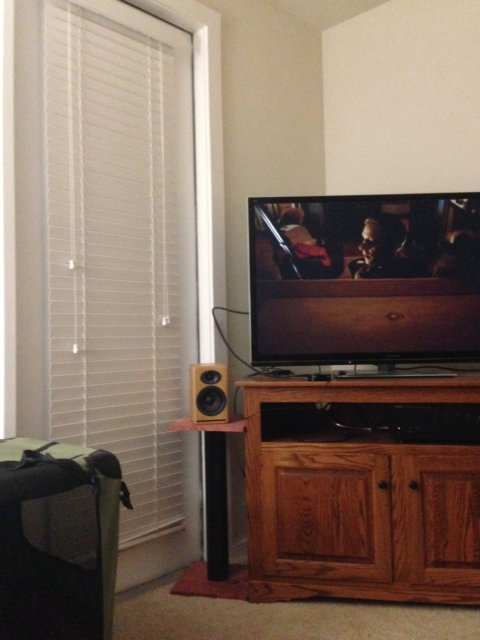
#> input picture data/1.jpg, 480 x 640 px
$ python main.py
#> lines starting #> are read from the running program, lines starting #| are printed output that depends on the picture; after the words box and inside, x2 and y2 are one past the last pixel; in counts of white or black regions, pixels touching at a corner belong together
import cv2
import numpy as np
import math
import os
import glob
import shutil
from argparse import ArgumentParser
import matplotlib.pyplot as plt
from numpy.linalg import norm, svd, inv

def sift(img_path):
    img_colors = cv2.imread(img_path)
    img = img_colors.copy()
    img_grey = cv2.imread(img_path, 0)
    sift = cv2.SIFT_create()
    keypoints, descriptors = sift.detectAndCompute(img_grey, None)
    cv2.drawKeypoints(img_colors, keypoints, img_colors, flags=cv2.DRAW_MATCHES_FLAGS_DRAW_RICH_KEYPOINTS)
    img_name = img_path.split('/')[-1].split('.')[0]
    cv2.imwrite(f"sift_{img_name}.jpg", img_colors)
    return img, keypoints, descriptors, img_name

def feature_match(img_path1, img_path2, ratio):
    img1, kp1, des1, name1 = sift(img_path1)
    img2, kp2, des2, name2 = sift(img_path2)
    size1, size2 = len(des1), len(des2)
    h1, w1 = img1.shape[0], img1.shape[1]
    h2, w2 = img2.shape[0], img2.shape[1]
    diff_matrix = np.zeros((size1, size2))
    for i in range(size1):
        for j in range(size2):
            diff_matrix[i][j] = norm(des1[i] - des2[j])
    matches = []
    for idx in range(size1):
        best2 = np.argsort(diff_matrix[idx])[:2]
        matches.append([idx, best2[0]]) if diff_matrix[idx][best2[0]] < diff_matrix[idx][best2[1]] * ratio else None
    output = np.zeros((max(h1, h2), w1 + w2, 3), dtype= 'uint8')
    output[0:h1, 0:w1] = img1
    output[0:h2, w1:] = img2
    for i, j in matches:
        color = list(map(int, np.random.randint(0, high=255, size=(3,))))
        pts1 = (int(kp1[i].pt[0]), int(kp1[i].pt[1]))
        pts2 = (int(kp2[j].pt[0] + w1), int(kp2[j].pt[1]))
        cv2.line(output, pts1, pts2, color, 1)
    cv2.imwrite(f"matchline_{name1}_{name2}.jpg", output)
    return matches, kp1, kp2, img1, img2

def homomat(min_matches, src, dst):
    A = np.zeros((min_matches * 2, 9))
    for i in range(min_matches):
        dst1, dst2 = dst[i, 0, 0], dst[i, 0, 1]
        src1, src2 = src[i, 0, 0], src[i, 0, 1]
        A[i * 2, :] = [src1, src2, 1, 0, 0, 0, -src1 * dst1, - src2 * dst1, -dst1]
        A[i * 2 + 1, :] = [0, 0, 0, src1, src2, 1, -src1 * dst2, - src2 * dst2, -dst2]
    [_, S, V] = svd(A)
    m = V[np.argmin(S)]
    m *= 1 / m[-1]
    H = m.reshape((3, 3))
    return H

def ransac(matches, kp1, kp2, min_matches, num_test, threshold: float):
    if len(matches) > min_matches:
        src_pts = np.array([kp2[m[1]].pt for m in matches]).reshape(-1, 1, 2)
        dst_pts = np.array([kp1[m[0]].pt for m in matches]).reshape(-1, 1, 2)
        min_outliers_count = math.inf

        for _ in range(num_test):
            idx = np.random.choice(len(matches), min_matches, replace=False)
            homography = homomat(min_matches, src_pts[idx], dst_pts[idx])
            src_pts_reshape = src_pts.reshape(-1, 2)
            one = np.ones((len(src_pts_reshape), 1))
            src_pts_reshape = np.concatenate((src_pts_reshape, one), axis=1)
            warped_left = np.array(np.mat(homography) * np.mat(src_pts_reshape).T)
            for i, value in enumerate(warped_left.T):
                warped_left[:, i] = (value * (1 / value[2])).T
            dst_pts_reshape = dst_pts.reshape(-1, 2)
            dst_pts_reshape = np.concatenate((dst_pts_reshape, one), axis=1)
            inlier_count = 0
            inlier_list = []
            for i, pair in enumerate(matches):
                ssd = np.linalg.norm(np.array(warped_left[:, i]).ravel() - dst_pts_reshape[i])
                if ssd <= threshold:
                    inlier_count += 1
                    inlier_list.append(pair)
            if (len(matches) - inlier_count) < min_outliers_count:
                min_outliers_count = (len(matches) - inlier_count)
                best_homomat = homography
                best_matches = inlier_list
        return best_homomat, best_matches
    else:
        raise Exception("Not much matching keypoints exist!")

def linear_blend(res, window_size, img1, img2, img_name, direction):
    top = direction[0]
    left = direction[2]
    res = res.copy()
    alpha = step_a = window = step_w = 0
    for m in range(img1.shape[1]):
        alpha += step_a
        window += step_w
        for n in range(img1.shape[0]):
            if sum(res[n+top, m+left]) != 0:
                if window==0:
                    step_w = 1/(img1.shape[1]-m)
                    window+=step_w
                if window > window_size and alpha==0:
                    step_a = 1/(img1.shape[1]-m)
                    alpha+=step_a
                res[n+top, m+left] = alpha * res[n+top, m+left] + (1 - alpha) * img1[n, m]
            else:
                res[n+top, m+left] = img1[n, m]
    cv2.imwrite(f"linear_window_warp_{img_name}.jpg", res)
    return res

def inverse_warp(h, w, corners, homography, img1, img2, img_name, direction):
    res_bi = np.zeros((h, w, 3), dtype='uint8')
    top = direction[0]
    left = direction[2]
    b, t, r, l = math.ceil(max(corners[:, 1])),math.floor(min(corners[:, 1])),math.ceil(max(corners[:, 0])), math.floor(min(corners[:, 0]))
    img2_trans_grid = [[n, m, 1] for n in range(l, r) for m in range(min(t, 1), b)]
    img2_trans_inv = np.array(np.mat(inv(homography)) * np.mat(img2_trans_grid).T)
    img2_trans_inv /= img2_trans_inv[2]
    for x, y, im in zip(img2_trans_inv[0], img2_trans_inv[1], img2_trans_grid):
        if math.ceil(y) < img2.shape[0] and math.ceil(y)>0 and math.ceil(x) < img2.shape[1] and math.ceil(x)>0:
            res_bi[im[1]+top,im[0]+left] = (img2[math.ceil(y), math.ceil(x), :]*((y-math.floor(y))*(x-math.floor(x)))+
                                                 img2[math.floor(y), math.floor(x), :]*((math.ceil(y)-y)*(math.ceil(x)-x))+
                                                 img2[math.ceil(y), math.floor(x), :]*((y-math.floor(y))*(math.ceil(x)-x))+
                                                 img2[math.floor(y), math.ceil(x), :]*((math.ceil(y)-y)*(x-math.floor(x))))
    cv2.imwrite(f'backward_bi_{img_name}.jpg', res_bi)
    res = linear_blend(res_bi, 0, img1, img2, img_name, direction)
    return res

def warp(homography, img1, img2, img_name):
    img2_grid = [[n, m, 1] for n in range(img2.shape[1]) for m in range(img2.shape[0])]
    img2_trans = np.array(np.mat(homography) * np.mat(img2_grid).T)
    img2_trans /= img2_trans[2]
    corners = np.zeros((4, 3))
    for p, im in zip(img2_trans.T, img2_grid):
        if im[0] == 0 and im[1] == 0:
            corners[0] = p
        elif im[0] == 0 and im[1] == img2.shape[0] - 1:
            corners[1] = p
        elif im[0] == img2.shape[1] - 1 and im[1] == 0:
            corners[2] = p
        elif im[0] == img2.shape[1] - 1 and im[1] == img2.shape[0] - 1:
            corners[3] = p
    top = max(0, math.ceil(-min(corners.T[1])))
    bottom = max(img1.shape[0], math.ceil(max(corners.T[1])))+top
    left = max(0, math.ceil(-min(corners.T[0])))
    right = max(img1.shape[1], math.ceil(max(corners.T[0])))+left
    r = max(img1.shape[1], math.ceil(min(corners[2][0],corners[3][0])))+left
    direction = [top, bottom, left, r]
    wrapped = inverse_warp(bottom, right, corners, homography, img1, img2, img_name, direction)
    cv2.imwrite(f'wrapped_{img_name}.jpg', wrapped)
    return direction, wrapped


def crop_blank_region(direction, im):
    im = im[direction[0]:direction[1], direction[2]:direction[3]]
    h, w = im.shape[:2]
    # check from top right corner first
    w_count = h_count = 0
    rgb_self = left_rgb = bottom_rgb = 0
    left_rgb = np.mean(im[h_count, w-2-w_count])
    bottom_rgb = np.mean(im[1+h_count, w-1-w_count])
    while bottom_rgb == 0:
        h_count += 1
        bottom_rgb = np.mean(im[1+h_count, w-1-w_count])
    left_rgb = np.mean(im[h_count, w-2-w_count])
    while left_rgb == 0:
        w_count += 1
        left_rgb = np.mean(im[h_count, w-2-w_count])
    bottom_rgb = np.mean(im[1+h_count, w-1-w_count])
    while bottom_rgb == 0:
        h_count += 1
        bottom_rgb = np.mean(im[1+h_count, w-1-w_count])
    min_h = max(h_count + 1, 0)
    im = im[min_h:,:]

    # check from bottom right corner first
    h, w = im.shape[:2]
    w_count = h_count = 0
    rgb_self = left_rgb = bottom_rgb = 0
    left_rgb = np.mean(im[h-h_count-1, w-2-w_count])
    top_rgb = np.mean(im[h-2-h_count, w-1-w_count])
    while top_rgb == 0:
        h_count += 1
        top_rgb = np.mean(im[h-2-h_count, w-1-w_count])
    left_rgb = np.mean(im[h-1-h_count, w-2-w_count])
    while left_rgb == 0:
        w_count += 1
        left_rgb = np.mean(im[h-1-h_count, w-2-w_count])
    top_rgb = np.mean(im[h-2-h_count, w-1-w_count])
    while top_rgb == 0:
        h_count += 1
        top_rgb = np.mean(im[h-2-h_count, w-1-w_count])
    max_h = min(h - (h_count + 1), h - 1)
    im = im[:max_h,:]

    return im

def stitching(img1, img2, directory, ratio):
    img_name = img1.split('/')[-1].split('.')[0] + '_' + img2.split('/')[-1].split('.')[0]
    match, kp1, kp2, img1_cv, img2_cv = feature_match(img1, img2, ratio)
#> in sift, img_colors is the input picture: shape (640, 480, 3); mean B, G, R 95.3, 108.5, 127.8
#> in sift, `keypoints, descriptors = sift.detectAndCompute(img_grey, None)`: keypoints = 422 keypoints; strongest (x, y, size): (279, 239, 3.7), (454, 201, 2.6), (365, 234, 5.8), (465, 200, 2.1)
#> in sift, `cv2.drawKeypoints(img_colors, keypoints, img_colors, flags=cv2.DRAW_MA..`: img_colors: shape (640, 480, 3); 5.19% of pixels changed, all inside (x1, y1, x2, y2) = (3, 4, 477, 621)
#> in feature_match, `img1, kp1, des1, name1 = sift(img_path1)`: kp1 has the same summary as keypoints in sift; name1 = '1'
#> call 2 of sift, with img_path = './data/2.jpg'
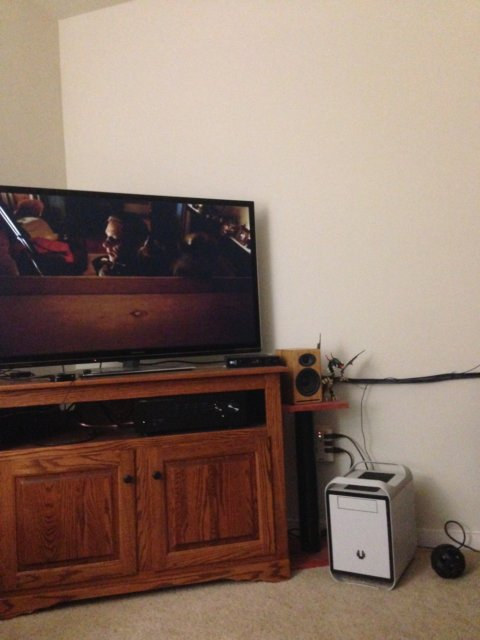
#> input picture data/2.jpg, 480 x 640 px
#> in sift, img_colors is the input picture: shape (640, 480, 3); mean B, G, R 105.4, 117.7, 139.1
#> in sift (call 2), `img_grey = cv2.imread(img_path, 0)`:
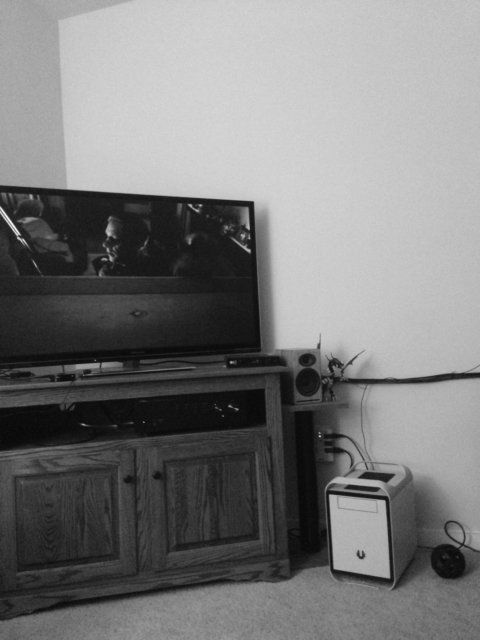
#> img_grey: shape (640, 480); min 4, max 252, mean 122.7
#> in sift (call 2), `keypoints, descriptors = sift.detectAndCompute(img_grey, None)`: keypoints = 429 keypoints; strongest (x, y, size): (17, 232, 3.8), (249, 251, 2.6), (231, 362, 1.9), (248, 227, 2.8)
#> in sift (call 2), `cv2.drawKeypoints(img_colors, keypoints, img_colors, flags=cv2.DRAW_MA..`: img_colors: shape (640, 480, 3); 5.88% of pixels changed, all inside (x1, y1, x2, y2) = (1, 96, 478, 624)
#> in feature_match, `img2, kp2, des2, name2 = sift(img_path2)`: kp2 has the same summary as keypoints in sift; name2 = '2'
#> in feature_match, `size1, size2 = len(des1), len(des2)`: size1 = 422; size2 = 429
#> after the loop in feature_match, `for i in range(size1):`:
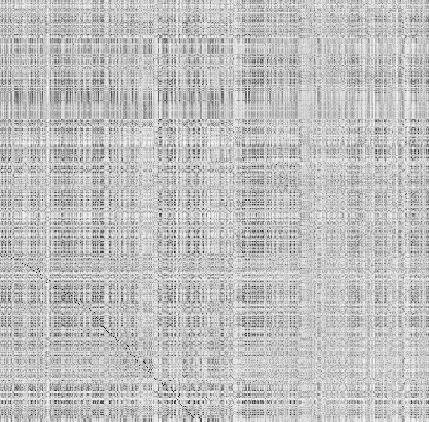
#> diff_matrix: shape (422, 429) float64; min 38.07, max 693.3, mean 532.1; drawn with min black and max white
#> the loop in feature_match, `for idx in range(size1):` made 422 passes
#> best2 on passes 1 to 3: [357, 242], [102, 131], [210, 335]
#> after the loop in feature_match, `for idx in range(size1):`: matches = 71 pairs, first value 133 to 416, second value 6 to 418
#> the loop in feature_match, `for i, j in matches:` made 71 passes
#> (i, j, color, pts1, pts2) on passes 1 to 12: (133, 418, [172, 47, 117], (173, 28), (939, 370)), (164, 276, [192, 67, 251], (203, 385), (781, 367)), (255, 6, [195, 103, 9], (275, 204), (490, 194)), (258, 11, [211, 21, 242], (278, 220), (494, 211)), (263, 22, [36, 87, 70], (282, 205), (499, 195)), (264, 25, [216, 88, 140], (282, 211), (499, 202)), (265, 27, [58, 193, 230], (283, 231), (500, 223)), (267, 30, [39, 87, 174], (284, 247), (502, 240)), (268, 38, [88, 81, 165], (286, 468), (506, 476)), (269, 37, [25, 77, 72], (286, 463), (506, 471)), (270, 33, [9, 148, 115], (286, 240), (503, 233)), (271, 39, [208, 243, 197], (287, 372), (507, 374))
#> after the loop in feature_match, `for i, j in matches:`:
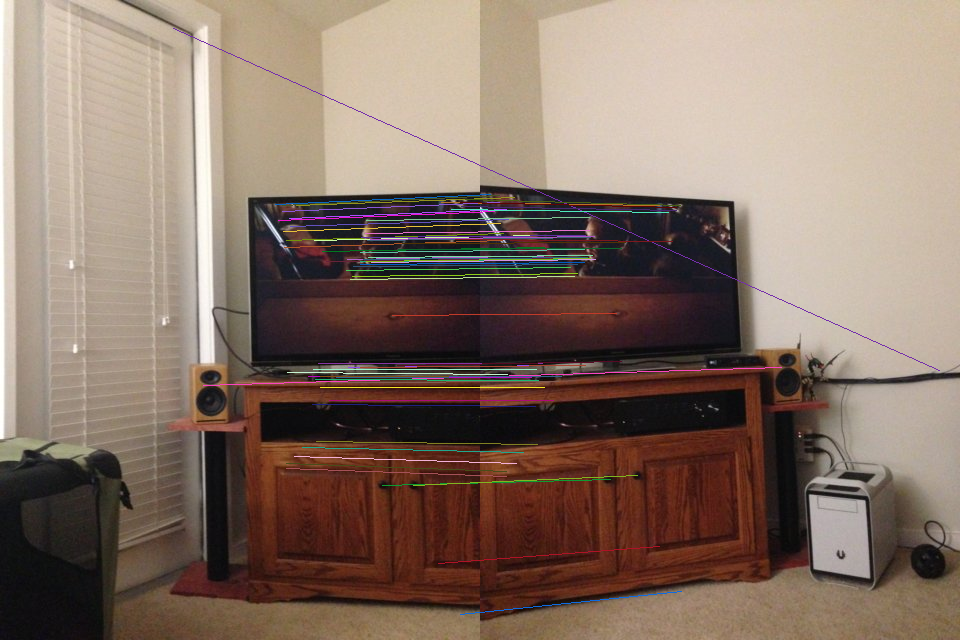
#> output: shape (640, 960, 3); mean B, G, R 102, 114.6, 134.8
#> match has the same summary as matches in feature_match; kp1 = 422 keypoints; strongest (x, y, size): (279, 239, 3.7), (454, 201, 2.6), (365, 234, 5.8), (465, 200, 2.1); kp2 has the same summary as keypoints in sift
    best_homo, best_match = ransac(match, kp1, kp2, 8, 1000, 0.5)
#> in ransac, `src_pts = np.array([kp2[m[1]].pt for m in matches]).reshape(-1, 1, 2)`: src_pts = 71 rows, first 8: [459, 370.9], [301.4, 367.5], [10.07, 194.4], [14.81, 212], [19.32, 195.6], [19.42, 202.5], [20.79, 223.6], [22.63, 240.6]
#> in ransac, `dst_pts = np.array([kp1[m[0]].pt for m in matches]).reshape(-1, 1, 2)`: dst_pts = 71 rows, first 8: [173.1, 28.11], [203.9, 385.2], [275, 205], [278.6, 220.6], [282.8, 205.1], [282.9, 211.9], [283.4, 231.2], [284.8, 247]
#> the loop in ransac, `for _ in range(num_test):` made 1000 passes
#> (idx, min_outliers_count) on passes 1, 4, 48: ([23, 38, 20, 9, 30, 65, 70, 2], 24), ([10, 29, 14, 70, 11, 12, 54, 43], 23), ([40, 3, 69, 32, 8, 44, 10, 9], 21)
#> min_outliers_count on passes 331, 356: 20, 19
#> after the loop in ransac, `for _ in range(num_test):`: best_matches = 52 pairs, first value 255 to 416, second value 6 to 192; min_outliers_count = 19
#> best_homo = [[0.627, -0.0142, 268.8], [-0.235, 0.916, 27.41], [-0.000787, -2.58e-06, 1]]; best_match has the same summary as best_matches in ransac
    direction, res_img = warp(best_homo, img1_cv, img2_cv, img_name)
#> the loop in warp, `for p, im in zip(img2_trans.T, img2_grid):` made 307200 passes
#> (p, im) on passes 1 to 3: ([268.8, 27.41, 1], [0, 0, 1]), ([268.7, 28.33, 1], [0, 1, 1]), ([268.7, 29.24, 1], [0, 2, 1])
#> after the loop in warp, `for p, im in zip(img2_trans.T, img2_grid):`: corners = [[268.8, 27.41, 1], [260.1, 613.5, 1], [913.4, -136.6, 1], [901.2, 804.9, 1]]
#> in warp, `top = max(0, math.ceil(-min(corners.T[1])))`: top = 137
#> in warp, `bottom = max(img1.shape[0], math.ceil(max(corners.T[1])))+top`: bottom = 942
#> in warp, `left = max(0, math.ceil(-min(corners.T[0])))`: left = 0
#> in warp, `right = max(img1.shape[1], math.ceil(max(corners.T[0])))+left`: right = 914
#> in warp, `r = max(img1.shape[1], math.ceil(min(corners[2][0],corners[3][0])))+left`: r = 902
#> in warp, `direction = [top, bottom, left, r]`: direction = [137, 942, 0, 902]
#> in inverse_warp, `top = direction[0]`: top = 137
#> in inverse_warp, `left = direction[2]`: left = 0
#> in inverse_warp, `b, t, r, l = math.ceil(max(corners[:, 1])),math.floor(min(corners[:, 1..`: b = 805; t = -137; r = 914; l = 260
#> the loop in inverse_warp, `for x, y, im in zip(img2_trans_inv[0], img2_trans_inv[1], img2_trans_g..` made 616068 passes
#> (x, y, im) on passes 1 to 3: (-13.54, -184.7, [260, -137, 1]), (-13.52, -183.6, [260, -136, 1]), (-13.5, -182.5, [260, -135, 1])
#> after the loop in inverse_warp, `for x, y, im in zip(img2_trans_inv[0], img2_trans_inv[1], img2_trans_g..`:
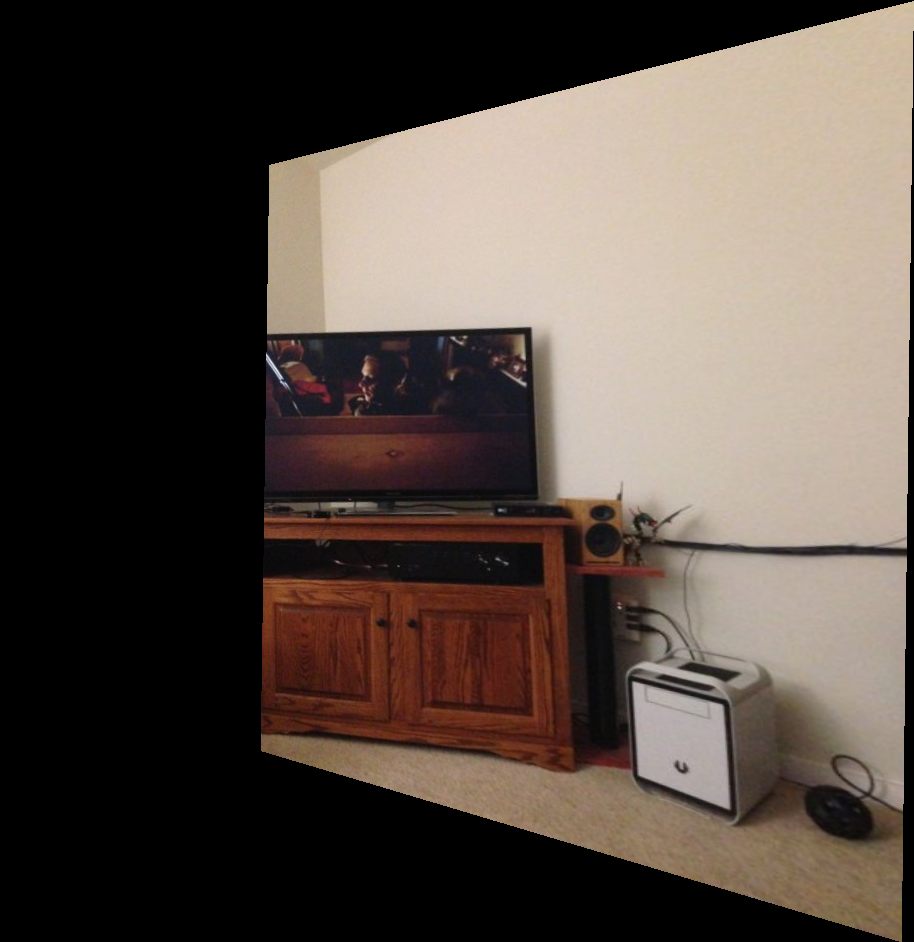
#> res_bi: shape (942, 914, 3); mean B, G, R 66.7, 74.2, 85.4
#> in linear_blend, `top = direction[0]`: top = 137
#> in linear_blend, `left = direction[2]`: left = 0
#> after the loop in linear_blend, `for m in range(img1.shape[1]):`:
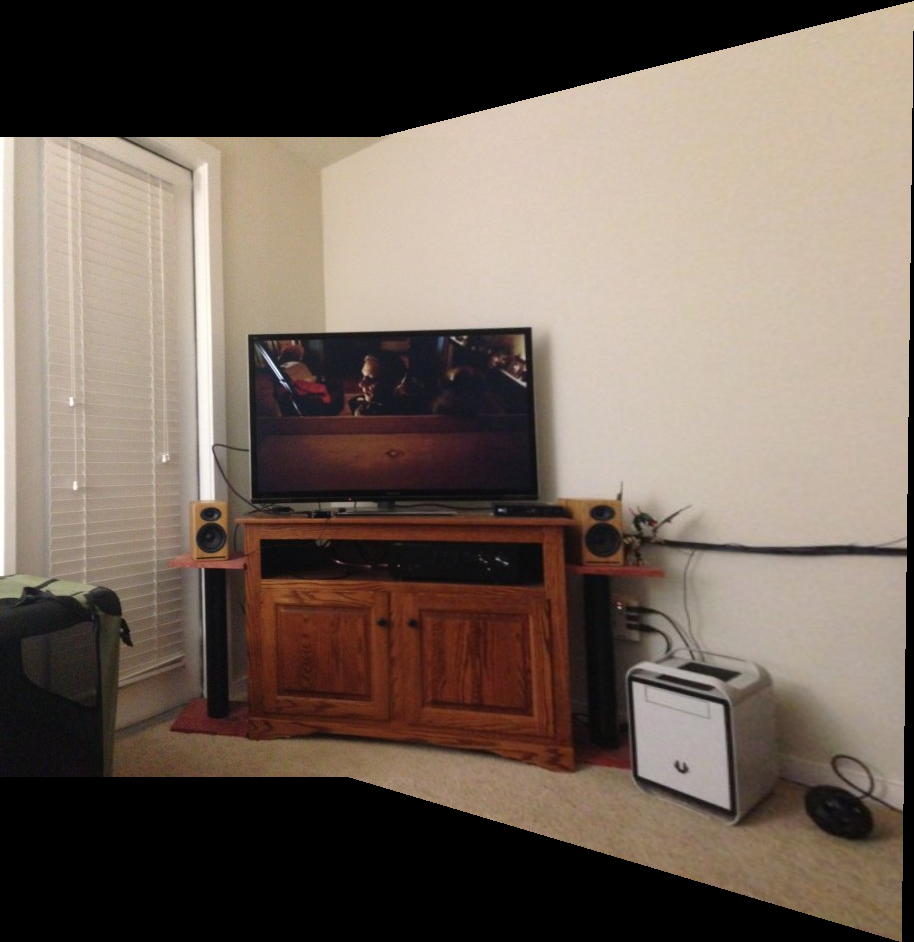
#> res: shape (942, 914, 3); mean of channels 0, 1, 2 89.4, 99.8, 113.8; drawn as B, G, R
#> after the loop in linear_blend, `for m in range(img1.shape[1]):`: alpha = 1
#> direction = [137, 942, 0, 902]
    direction[1] = direction[0] + img1_cv.shape[0]
    cv2.imwrite(f'panorama_{img_name}.jpg', crop_blank_region(direction, res_img))
#> in crop_blank_region, `im = im[direction[0]:direction[1], direction[2]:direction[3]]`:
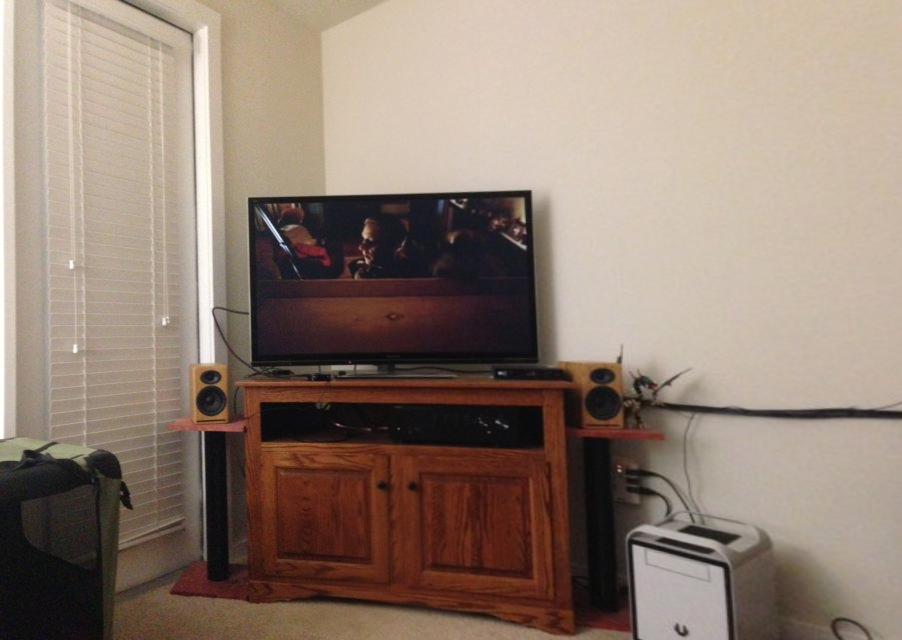
#> im: shape (640, 902, 3); mean of channels 0, 1, 2 114.8, 127.3, 145.3; drawn as B, G, R
#> in crop_blank_region, `left_rgb = np.mean(im[h_count, w-2-w_count])`: left_rgb = 187.7
#> in crop_blank_region, `bottom_rgb = np.mean(im[1+h_count, w-1-w_count])`: bottom_rgb = 188.7
#> after the loop in crop_blank_region, `while bottom_rgb == 0:`: h_count = 0
#> in crop_blank_region, `min_h = max(h_count + 1, 0)`: min_h = 1
#> in crop_blank_region, `left_rgb = np.mean(im[h-h_count-1, w-2-w_count])`: left_rgb = 148.3
#> after the loop in crop_blank_region, `while top_rgb == 0:`: h_count = 0
#> in crop_blank_region, `max_h = min(h - (h_count + 1), h - 1)`: max_h = 638
    source_dir = './'
    destination_dir = f'./{img_name}'
    os.makedirs(destination_dir, exist_ok=True)
    for file_path in glob.glob(os.path.join(source_dir, '*.jpg')):
        filename = os.path.basename(file_path)
        destination_path = os.path.join(destination_dir, filename)
        shutil.move(file_path, destination_path)

if __name__ == '__main__':
    parser = ArgumentParser()
    parser.add_argument("--left", type=str, default="./data/1.jpg")
    parser.add_argument("--right", type=str, default="./data/2.jpg")
    parser.add_argument("--output", type=str, default="./")
    parser.add_argument("--ratio", type=float, default=0.5)
    args = parser.parse_args()
    if args.left is None or args.right is None:
        print("Error loading images.")
        exit()
    stitching(args.left, args.right, args.output, args.ratio)
